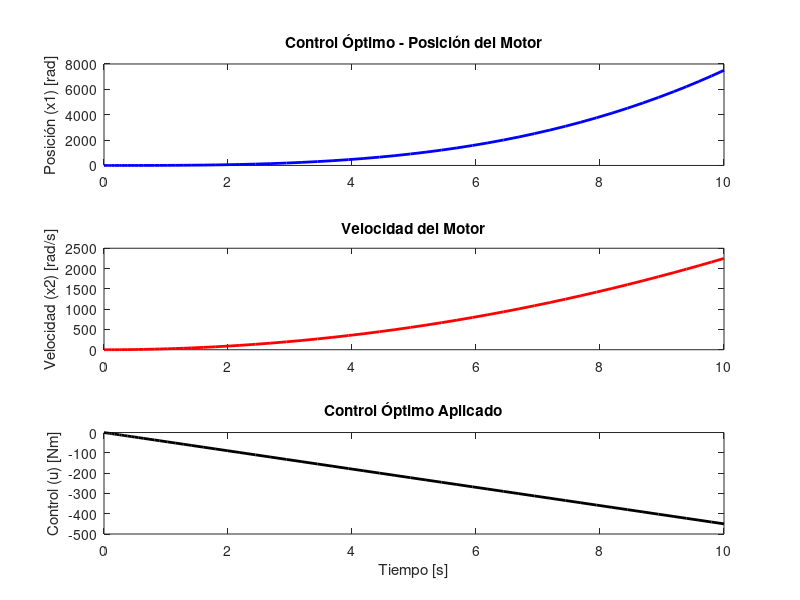

Write the MATLAB code that produced this figure.
function pmp_motor_optimo()
    % Tiempo de simulación
    T = 10; % Tiempo total de simulación
    tspan = [0 T]; % Rango de tiempo para la solución

    % Condiciones iniciales: [x1; x2; p1; p2]
    p1_guess = 90; % Valor inicial de p1
    p2_guess = 0; % Valor inicial de p2
    y0 = [0; 0; p1_guess; p2_guess]; % Condición inicial para los estados y coestados

    % Resolver el sistema usando ode45
    [t, y] = ode45(@ecuaciones_pmp, tspan, y0);

    % Extraer las variables del resultado
    x1 = y(:,1); % Posición
    x2 = y(:,2); % Velocidad
    p2 = y(:,4); % Coestado p2
    u = -p2 / 2; % Control óptimo

    % Graficar resultados
    figure;
    subplot(3,1,1); plot(t, x1, 'b', 'LineWidth', 2); ylabel('Posición (x1) [rad]');
    title('Control Óptimo - Posición del Motor');
    subplot(3,1,2); plot(t, x2, 'r', 'LineWidth', 2); ylabel('Velocidad (x2) [rad/s]');
    title('Velocidad del Motor');
    subplot(3,1,3); plot(t, u, 'k', 'LineWidth', 2); ylabel('Control (u) [Nm]'); xlabel('Tiempo [s]');
    title('Control Óptimo Aplicado');
end

function dydt = ecuaciones_pmp(~, y)
    x1 = y(1); % Posición
    x2 = y(2); % Velocidad
    p1 = y(3); % Coestado p1
    p2 = y(4); % Coestado p2

    % Control óptimo según el Principio del Máximo de Pontryagin
    u = p2 / 2;

    % Ecuaciones del sistema
    dx1 = x2;
    dx2 = u;

    % Ecuaciones del coestado
    dp1 = 0; % Coestado p1 no cambia
    dp2 = p1; % Ecuación de coestado para p2

    dydt = [dx1; dx2; dp1; dp2];
end
